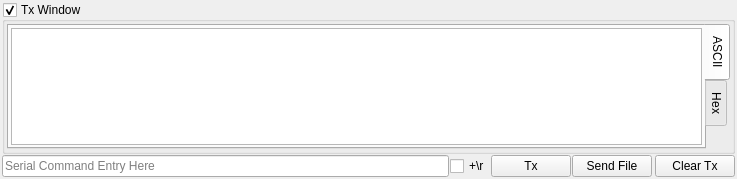
<?xml version="1.0" encoding="UTF-8"?>
<ui version="4.0">
 <class>txwidget</class>
 <widget class="QWidget" name="txwidget">
  <property name="geometry">
   <rect>
    <x>0</x>
    <y>0</y>
    <width>737</width>
    <height>172</height>
   </rect>
  </property>
  <property name="windowTitle">
   <string>Form</string>
  </property>
  <layout class="QGridLayout" name="gridLayout_4">
   <property name="margin">
    <number>2</number>
   </property>
   <property name="spacing">
    <number>1</number>
   </property>
   <item row="1" column="3">
    <widget class="QPushButton" name="file">
     <property name="text">
      <string>Send File</string>
     </property>
     <property name="icon">
      <iconset resource="../resources/icons.qrc">
       <normaloff>:/fileopen.png</normaloff>:/fileopen.png</iconset>
     </property>
    </widget>
   </item>
   <item row="0" column="0" colspan="7">
    <widget class="QGroupBox" name="groupBox">
     <property name="title">
      <string>Tx Window</string>
     </property>
     <property name="flat">
      <bool>true</bool>
     </property>
     <property name="checkable">
      <bool>true</bool>
     </property>
     <layout class="QGridLayout" name="gridLayout">
      <property name="margin">
       <number>2</number>
      </property>
      <property name="spacing">
       <number>1</number>
      </property>
      <item row="0" column="0" colspan="2">
       <widget class="QTabWidget" name="tabWidget">
        <property name="tabPosition">
         <enum>QTabWidget::East</enum>
        </property>
        <property name="currentIndex">
         <number>0</number>
        </property>
        <widget class="QWidget" name="tab">
         <attribute name="title">
          <string>ASCII</string>
         </attribute>
         <layout class="QGridLayout" name="gridLayout_2">
          <property name="margin">
           <number>2</number>
          </property>
          <property name="spacing">
           <number>1</number>
          </property>
          <item row="0" column="0">
           <widget class="QTextEdit" name="txascii">
            <property name="tabChangesFocus">
             <bool>true</bool>
            </property>
            <property name="readOnly">
             <bool>true</bool>
            </property>
            <property name="textInteractionFlags">
             <set>Qt::LinksAccessibleByKeyboard|Qt::LinksAccessibleByMouse|Qt::TextBrowserInteraction|Qt::TextSelectableByKeyboard|Qt::TextSelectableByMouse</set>
            </property>
           </widget>
          </item>
         </layout>
        </widget>
        <widget class="QWidget" name="tab_2">
         <attribute name="title">
          <string>Hex</string>
         </attribute>
         <layout class="QGridLayout" name="gridLayout_3">
          <property name="margin">
           <number>2</number>
          </property>
          <property name="spacing">
           <number>1</number>
          </property>
         </layout>
        </widget>
       </widget>
      </item>
     </layout>
    </widget>
   </item>
   <item row="1" column="2">
    <widget class="QPushButton" name="tx">
     <property name="text">
      <string>Tx</string>
     </property>
     <property name="icon">
      <iconset resource="../resources/icons.qrc">
       <normaloff>:/refresh.png</normaloff>:/refresh.png</iconset>
     </property>
    </widget>
   </item>
   <item row="1" column="0">
    <widget class="QLineEdit" name="txentry">
     <property name="placeholderText">
      <string>Serial Command Entry Here</string>
     </property>
    </widget>
   </item>
   <item row="1" column="1">
    <widget class="QCheckBox" name="addcr">
     <property name="text">
      <string>+\r</string>
     </property>
    </widget>
   </item>
   <item row="1" column="6">
    <widget class="QPushButton" name="clear_">
     <property name="text">
      <string>Clear Tx</string>
     </property>
     <property name="icon">
      <iconset resource="../resources/icons.qrc">
       <normaloff>:/clear.png</normaloff>:/clear.png</iconset>
     </property>
    </widget>
   </item>
  </layout>
 </widget>
 <tabstops>
  <tabstop>groupBox</tabstop>
  <tabstop>tabWidget</tabstop>
  <tabstop>txentry</tabstop>
  <tabstop>addcr</tabstop>
  <tabstop>tx</tabstop>
  <tabstop>file</tabstop>
  <tabstop>clear_</tabstop>
 </tabstops>
 <resources>
  <include location="../resources/icons.qrc"/>
 </resources>
 <connections>
  <connection>
   <sender>groupBox</sender>
   <signal>toggled(bool)</signal>
   <receiver>tabWidget</receiver>
   <slot>setVisible(bool)</slot>
   <hints>
    <hint type="sourcelabel">
     <x>353</x>
     <y>94</y>
    </hint>
    <hint type="destinationlabel">
     <x>353</x>
     <y>88</y>
    </hint>
   </hints>
  </connection>
 </connections>
</ui>
